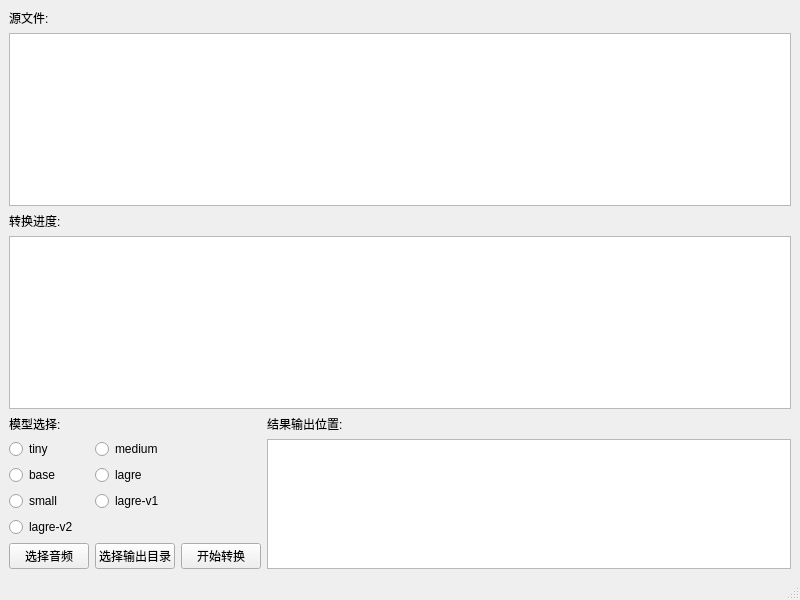
<?xml version="1.0" encoding="UTF-8"?>
<ui version="4.0">
 <class>MainWindow</class>
 <widget class="QMainWindow" name="MainWindow">
  <property name="geometry">
   <rect>
    <x>0</x>
    <y>0</y>
    <width>800</width>
    <height>600</height>
   </rect>
  </property>
  <property name="windowTitle">
   <string>语音转文字</string>
  </property>
  <widget class="QWidget" name="centralwidget">
   <layout class="QGridLayout" name="gridLayout">
    <item row="5" column="3" rowspan="5">
     <widget class="QTextBrowser" name="outputDir"/>
    </item>
    <item row="9" column="0">
     <widget class="QPushButton" name="audioSelect">
      <property name="text">
       <string>选择音频</string>
      </property>
     </widget>
    </item>
    <item row="4" column="3">
     <widget class="QLabel" name="label_4">
      <property name="text">
       <string>结果输出位置:</string>
      </property>
     </widget>
    </item>
    <item row="5" column="1">
     <widget class="QRadioButton" name="modelButtonMedium">
      <property name="text">
       <string>medium</string>
      </property>
     </widget>
    </item>
    <item row="4" column="0">
     <widget class="QLabel" name="label_3">
      <property name="text">
       <string>模型选择:</string>
      </property>
     </widget>
    </item>
    <item row="6" column="0">
     <widget class="QRadioButton" name="modelButtonBase">
      <property name="text">
       <string>base</string>
      </property>
     </widget>
    </item>
    <item row="9" column="2">
     <widget class="QPushButton" name="start">
      <property name="text">
       <string>开始转换</string>
      </property>
     </widget>
    </item>
    <item row="1" column="0" colspan="4">
     <widget class="QTextBrowser" name="sourceAudios"/>
    </item>
    <item row="7" column="1">
     <widget class="QRadioButton" name="modelButtonLargeV1">
      <property name="text">
       <string>lagre-v1</string>
      </property>
     </widget>
    </item>
    <item row="5" column="0">
     <widget class="QRadioButton" name="modelButtonTiny">
      <property name="text">
       <string>tiny</string>
      </property>
     </widget>
    </item>
    <item row="7" column="0">
     <widget class="QRadioButton" name="modelButtonSmall">
      <property name="text">
       <string>small</string>
      </property>
     </widget>
    </item>
    <item row="6" column="1">
     <widget class="QRadioButton" name="modelButtonLarge">
      <property name="text">
       <string>lagre</string>
      </property>
     </widget>
    </item>
    <item row="8" column="0">
     <widget class="QRadioButton" name="modelButtonLargeV2">
      <property name="text">
       <string>lagre-v2</string>
      </property>
     </widget>
    </item>
    <item row="9" column="1">
     <widget class="QPushButton" name="outputSelect">
      <property name="text">
       <string>选择输出目录</string>
      </property>
     </widget>
    </item>
    <item row="0" column="0">
     <widget class="QLabel" name="label">
      <property name="text">
       <string>源文件:</string>
      </property>
     </widget>
    </item>
    <item row="2" column="0">
     <widget class="QLabel" name="label_2">
      <property name="text">
       <string>转换进度:</string>
      </property>
     </widget>
    </item>
    <item row="3" column="0" colspan="4">
     <widget class="QTextBrowser" name="progress"/>
    </item>
   </layout>
  </widget>
  <widget class="QMenuBar" name="menubar">
   <property name="geometry">
    <rect>
     <x>0</x>
     <y>0</y>
     <width>800</width>
     <height>22</height>
    </rect>
   </property>
  </widget>
  <widget class="QStatusBar" name="statusbar"/>
 </widget>
 <resources/>
 <connections/>
</ui>
